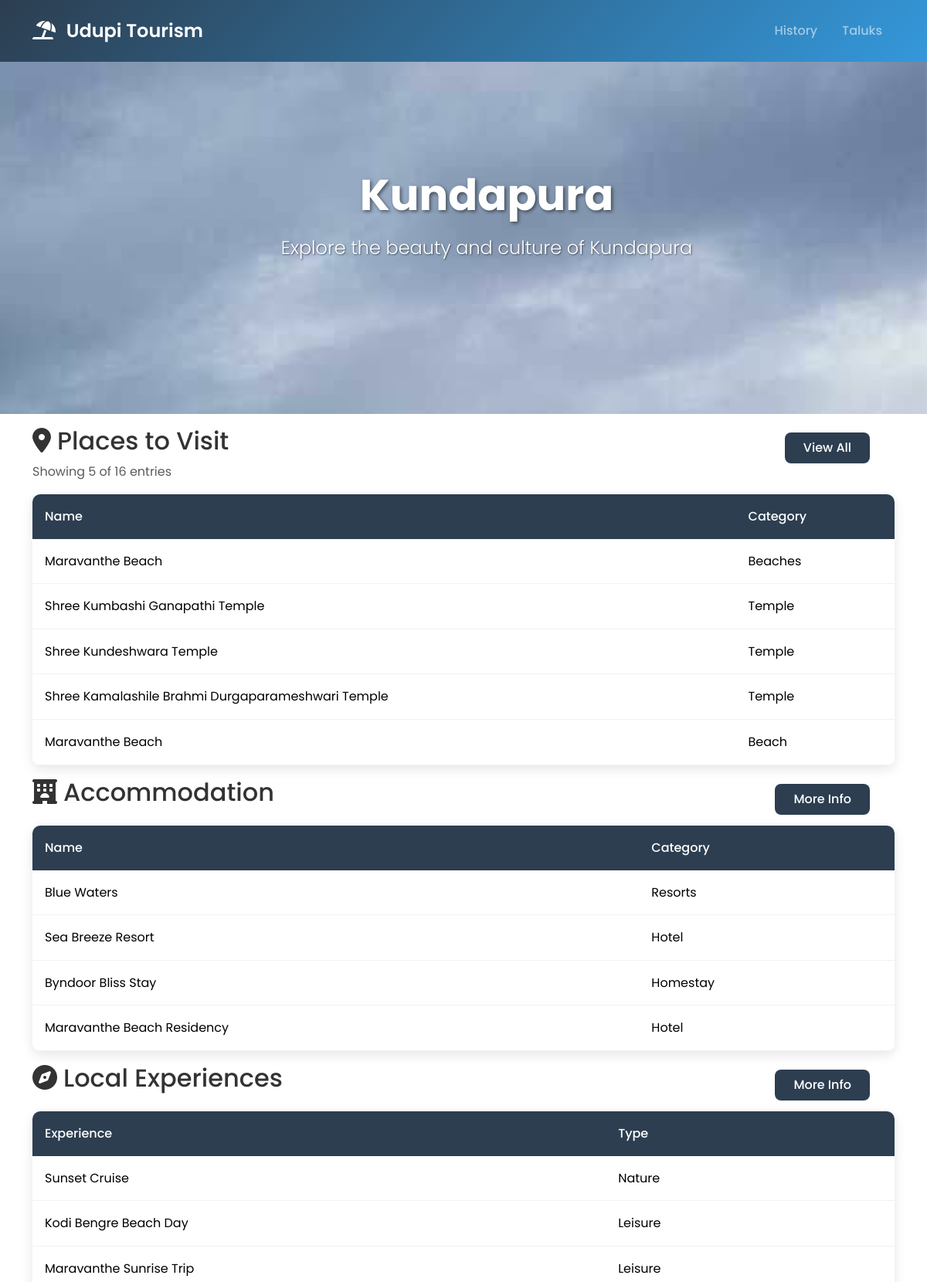
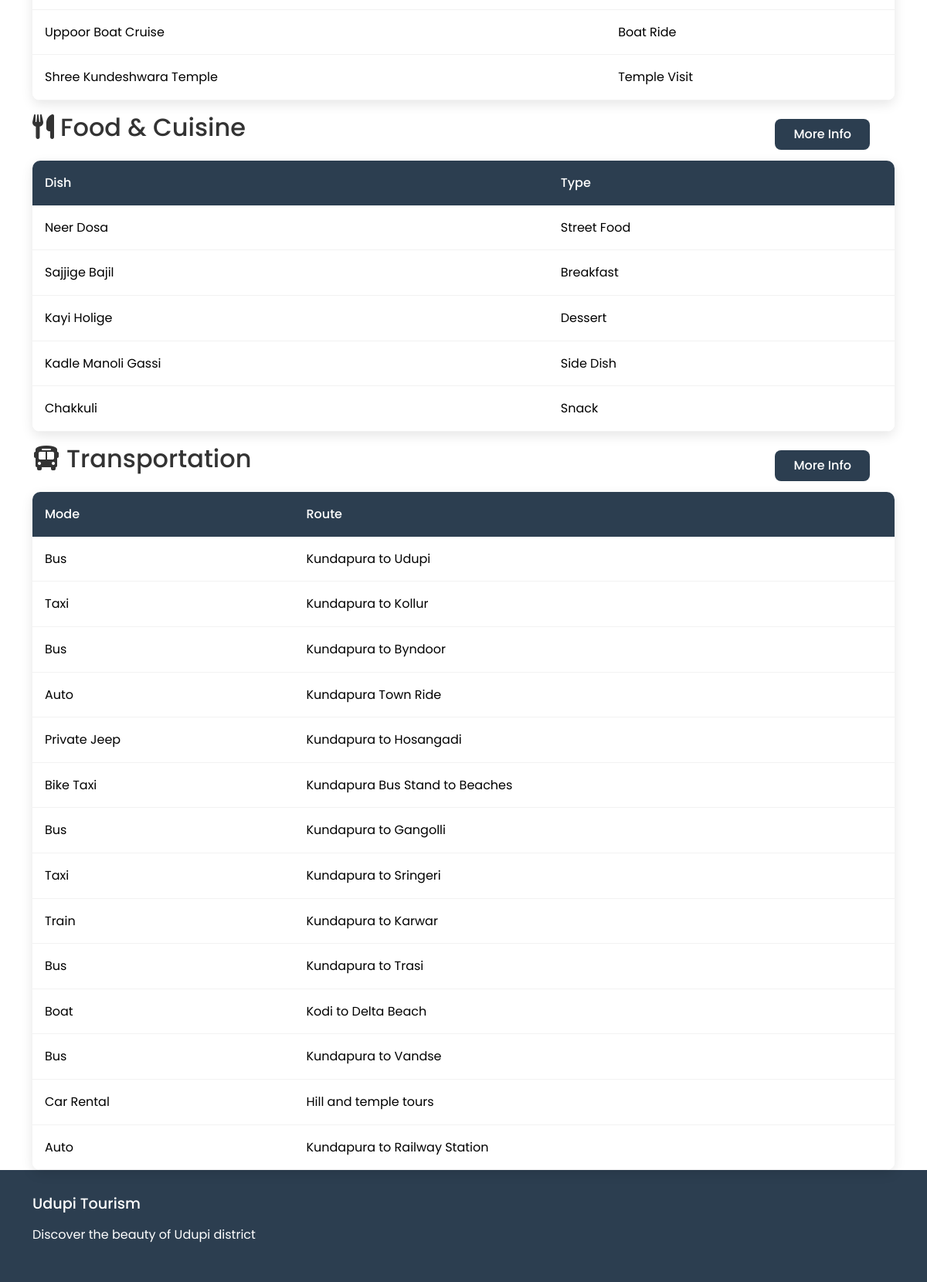
/taluk.php?name=kundapura, run on the app's committed database (2 pictures, top to bottom).
### tables this page shows
CREATE TABLE `destinations` (
  `destination_id` int NOT NULL,
  `taluk_id` int DEFAULT NULL,
  `category` varchar(50) NOT NULL,
  `name` varchar(100) NOT NULL,
  `description` text,
  `location` varchar(255) DEFAULT NULL,
  `image_url` varchar(255) DEFAULT NULL,
  `created_at` timestamp NULL DEFAULT CURRENT_TIMESTAMP
);

CREATE TABLE `accommodation` (
  `accommodation_id` int NOT NULL,
  `taluk_id` int DEFAULT NULL,
  `category` varchar(50) NOT NULL,
  `name` varchar(100) NOT NULL,
  `description` text,
  `location` varchar(255) DEFAULT NULL,
  `contact` varchar(100) DEFAULT NULL,
  `price_range` varchar(50) DEFAULT NULL,
  `image_url` varchar(255) DEFAULT NULL,
  `created_at` timestamp NULL DEFAULT CURRENT_TIMESTAMP
);

CREATE TABLE `local_experiences` (
  `experience_id` int NOT NULL,
  `taluk_id` int DEFAULT NULL,
  `category` varchar(50) NOT NULL,
  `name` varchar(100) NOT NULL,
  `description` text,
  `duration` varchar(50) DEFAULT NULL,
  `price_range` varchar(50) DEFAULT NULL,
  `image_url` varchar(255) DEFAULT NULL,
  `created_at` timestamp NULL DEFAULT CURRENT_TIMESTAMP
);

CREATE TABLE `food` (
  `food_id` int NOT NULL,
  `taluk_id` int DEFAULT NULL,
  `category` varchar(50) NOT NULL,
  `name` varchar(100) NOT NULL,
  `description` text,
  `best_places` text,
  `price_range` varchar(50) DEFAULT NULL,
  `image_url` varchar(255) DEFAULT NULL,
  `created_at` timestamp NULL DEFAULT CURRENT_TIMESTAMP
);

CREATE TABLE `transportation` (
  `transport_id` int NOT NULL,
  `taluk_id` int NOT NULL,
  `mode` varchar(100) NOT NULL,
  `route` varchar(255) NOT NULL,
  `frequency` varchar(100) DEFAULT NULL,
  `contact` varchar(100) DEFAULT NULL,
  `description` text
);

### taluk.php (the view, shortened to what this page needs)
<?php
require_once 'config.php';
$taluk_name = isset($_GET['name']) ? $_GET['name'] : '';
$display_name = ucfirst($taluk_name);
$background_image = "images/taluks/{$taluk_name}_hero.jpg";
?>
<!DOCTYPE html>
<html lang="en">
<head>
    <link href="https://cdn.jsdelivr.net/npm/bootstrap@5.3.2/dist/css/bootstrap.min.css" rel="stylesheet">
    <link rel="stylesheet" href="https://cdnjs.cloudflare.com/ajax/libs/font-awesome/6.0.0/css/all.min.css">
    <link rel="stylesheet" href="css/style.css">
</head>
<body>
    <nav class="navbar navbar-expand-lg navbar-dark fixed-top">
        <div class="container">
            <a class="navbar-brand" href="index.php">
                <i class="fas fa-umbrella-beach"></i> Udupi Tourism
            </a>
            <div class="collapse navbar-collapse" id="navbarNav">
                <ul class="navbar-nav ms-auto">
                    <li class="nav-item">
                        <a class="nav-link" href="index.php#history">History</a>
                    </li>
                    <li class="nav-item">
                        <a class="nav-link" href="index.php#taluks">Taluks</a>
                    </li>
                </ul>
            </div>
        </div>
    </nav>
    <section class="taluk-hero-section" style="background-image: url('<?php echo $background_image; ?>');">
        <div class="hero-content">
            <h1><?php echo $display_name; ?></h1>
            <p class="lead">Explore the beauty and culture of <?php echo $display_name; ?></p>
        </div>
    </section>
    <section class="taluk-info-section">
        <div class="container">
            <div class="info-card">
                <h2><i class="fas fa-map-marker-alt me-2"></i>Places to Visit</h2>
                <div class="d-flex justify-content-between mb-3">
                    <span class="text-muted">
                        <?php
                        $countStmt = $pdo->prepare("SELECT COUNT(*) FROM destinations WHERE taluk_id = (SELECT taluk_id FROM taluk WHERE LOWER(taluk_name) = LOWER(?))");
                        $countStmt->execute([$taluk_name]);
                        $totalCount = $countStmt->fetchColumn();
                        echo "Showing 5 of $totalCount entries";
                        ?>
                    </span>
                    <button type="button" class="btn btn-primary" data-bs-toggle="modal" data-bs-target="#placesModal">
                        View All
                    </button>
                </div>
                <div class="table-container">
                    <table class="table table-hover">
                        <thead>
                            <tr>
                                <th>Name</th>
                                <th>Category</th>
                            </tr>
                        </thead>
                        <tbody>
                            <?php
                            $stmt = $pdo->prepare("SELECT * FROM destinations WHERE taluk_id = (SELECT taluk_id FROM taluk WHERE LOWER(taluk_name) = LOWER(?)) LIMIT 5");
                            $stmt->execute([$taluk_name]);
                            while($row = $stmt->fetch()) {
                                echo "<tr>";
                                echo "<td>" . htmlspecialchars($row['name']) . "</td>";
                                echo "<td>" . htmlspecialchars($row['category']) . "</td>";
                                echo "</tr>";
                            }
                            ?>
                        </tbody>
                    </table>
                </div>
            </div>
            <div class="info-card">
                <h2><i class="fas fa-hotel me-2"></i>Accommodation</h2>
                <div class="d-flex justify-content-end mb-3">
                    <button type="button" class="btn btn-primary" data-bs-toggle="modal" data-bs-target="#accommodationModal">
                        More Info
                    </button>
                </div>
                <div class="table-container">
                    <table class="table table-hover">
                        <thead>
                            <tr>
                                <th>Name</th>
                                <th>Category</th>
                            </tr>
                        </thead>
                        <tbody>
                            <?php
                            $stmt = $pdo->prepare("SELECT * FROM accommodation WHERE taluk_id = (SELECT taluk_id FROM taluk WHERE LOWER(taluk_name) = LOWER(?)) LIMIT 5");
                            $stmt->execute([$taluk_name]);
                            while($row = $stmt->fetch()) {
                                echo "<tr>";
                                echo "<td>" . htmlspecialchars($row['name']) . "</td>";
                                echo "<td>" . htmlspecialchars($row['category']) . "</td>";
                                echo "</tr>";
                            }
                            ?>
                        </tbody>
                    </table>
                </div>
            </div>
            <div class="info-card">
                <h2><i class="fas fa-compass me-2"></i>Local Experiences</h2>
                <div class="d-flex justify-content-end mb-3">
                    <button type="button" class="btn btn-primary" data-bs-toggle="modal" data-bs-target="#experiencesModal">
                        More Info
                    </button>
                </div>
                <div class="table-container">
                    <table class="table table-hover">
                        <thead>
                            <tr>
                                <th>Experience</th>
                                <th>Type</th>
                            </tr>
                        </thead>
                        <tbody>
                            <?php
                            $stmt = $pdo->prepare("SELECT * FROM local_experiences WHERE taluk_id = (SELECT taluk_id FROM taluk WHERE LOWER(taluk_name) = LOWER(?)) LIMIT 5");
                            $stmt->execute([$taluk_name]);
                            while($row = $stmt->fetch()) {
                                echo "<tr>";
                                echo "<td>" . htmlspecialchars($row['name']) . "</td>";
                                echo "<td>" . htmlspecialchars($row['category']) . "</td>";
                                echo "</tr>";
                            }
                            ?>
                        </tbody>
                    </table>
                </div>
            </div>
            <div class="info-card">
                <h2><i class="fas fa-utensils me-2"></i>Food & Cuisine</h2>
                <div class="d-flex justify-content-end mb-3">
                    <button type="button" class="btn btn-primary" data-bs-toggle="modal" data-bs-target="#foodModal">
                        More Info
                    </button>
                </div>
                <div class="table-container">
                    <table class="table table-hover">
                        <thead>
                            <tr>
                                <th>Dish</th>
                                <th>Type</th>
                            </tr>
                        </thead>
                        <tbody>
                            <?php
                            $stmt = $pdo->prepare("SELECT * FROM food WHERE taluk_id = (SELECT taluk_id FROM taluk WHERE LOWER(taluk_name) = LOWER(?)) LIMIT 5");
                            $stmt->execute([$taluk_name]);
                            while($row = $stmt->fetch()) {
                                echo "<tr>";
                                echo "<td>" . htmlspecialchars($row['name']) . "</td>";
                                echo "<td>" . htmlspecialchars($row['category']) . "</td>";
                                echo "</tr>";
                            }
                            ?>
                        </tbody>
                    </table>
                </div>
            </div>
            <div class="info-card">
                <h2><i class="fas fa-bus me-2"></i>Transportation</h2>
                <div class="d-flex justify-content-end mb-3">
                    <button type="button" class="btn btn-primary" data-bs-toggle="modal" data-bs-target="#transportModal">
                        More Info
                    </button>
                </div>
                <div class="table-container">
                    <table class="table table-hover">
                        <thead>
                            <tr>
                                <th>Mode</th>
                                <th>Route</th>
                            </tr>
                        </thead>
                        <tbody>
                            <?php
                            $stmt = $pdo->prepare("SELECT * FROM transportation WHERE taluk_id = (SELECT taluk_id FROM taluk WHERE LOWER(taluk_name) = LOWER(?))");
                            $stmt->execute([$taluk_name]);
                            while($row = $stmt->fetch()) {
                                echo "<tr>";
                                echo "<td>" . htmlspecialchars($row['mode']) . "</td>";
                                echo "<td>" . htmlspecialchars($row['route']) . "</td>";
                                echo "</tr>";
                            }
                            ?>
                        </tbody>
                    </table>
                </div>
            </div>
        </div>
    </section>
    <footer>
        <div class="container">
            <div class="row">
                <div class="col-md-6">
                    <h5>Udupi Tourism</h5>
                    <p>Discover the beauty of Udupi district</p>
                </div>
            </div>
        </div>
    </footer>
</body>
</html>

### css/style.css (style rules this page uses)
:root { --primary-color: #2c3e50; --secondary-color: #3498db; --accent-color: #e74c3c; --text-color: #333; --light-bg: #f8f9fa; --dark-bg: #2c3e50; --gradient-primary: linear-gradient(135deg, #2c3e50 0%, #3498db 100%); --gradient-secondary: linear-gradient(135deg, #3498db 0%, #2c3e50 100%); }
* { margin: 0; padding: 0; box-sizing: border-box; }
body { font-family: 'Poppins', sans-serif; line-height: 1.6; color: var(--text-color); overflow-x: hidden; }
.navbar { background: var(--gradient-primary); padding: 1rem 0; transition: all 0.3s ease; }
.navbar-brand { font-size: 1.5rem; font-weight: 600; }
.navbar-brand i { margin-right: 0.5rem; }
.nav-link { font-weight: 500; padding: 0.5rem 1rem !important; transition: all 0.3s ease; }
.hero-content { position: relative; z-index: 1; max-width: 600px; padding: 2rem; margin-left: 5%; animation: fadeInLeft 1s ease; }
.hero-content h1 { font-size: 3.5rem; font-weight: 700; margin-bottom: 1rem; text-shadow: 2px 2px 4px rgba(0, 0, 0, 0.5); }
.hero-content .lead { font-size: 1.5rem; margin-bottom: 2rem; text-shadow: 1px 1px 2px rgba(0, 0, 0, 0.5); }
footer { background: var(--dark-bg); color: white; padding: 2rem 0; }
footer h5 { font-size: 1.2rem; margin-bottom: 1rem; }
.taluk-hero-section { height: 60vh; position: relative; display: flex; align-items: center; justify-content: center; text-align: center; color: white; background: linear-gradient(rgba(0, 0, 0, 0.5), rgba(0, 0, 0, 0.5)), var(--gradient-primary); margin-top: 56px; background-size: cover; background-position: center; background-attachment: fixed; }
.taluk-hero-section .hero-content { position: relative; z-index: 1; max-width: 800px; padding: 0 1rem; animation: fadeInUp 1s ease; }
.taluk-hero-section h1 { font-size: 3.5rem; font-weight: 700; margin-bottom: 1rem; text-shadow: 2px 2px 4px rgba(0, 0, 0, 0.5); }
.taluk-hero-section .lead { font-size: 1.5rem; text-shadow: 1px 1px 2px rgba(0, 0, 0, 0.5); }
.info-card { position: relative; padding-top: 1rem; }
.info-card .btn-primary { position: absolute; top: 1.5rem; right: 2rem; padding: 0.5rem 1.5rem; font-weight: 500; transition: all 0.3s ease; }
.table-container { margin-top: 1rem; border-radius: 10px; overflow: hidden; box-shadow: 0 5px 15px rgba(0, 0, 0, 0.1); }
.table { margin-bottom: 0; background: white; }
.table th { background: var(--primary-color); color: white; font-weight: 500; padding: 1rem; border: none; }
.table td { padding: 1rem; vertical-align: middle; border-color: rgba(0, 0, 0, 0.05); }
.table tbody tr { transition: background-color 0.3s ease; }
.btn-primary { padding: 0.75rem 1.5rem; font-weight: 500; border-radius: 8px; background-color: var(--primary-color); border: none; transition: all 0.3s ease; }

### data on the page
destinations: name "Maravanthe Beach", category "Beaches"
destinations: name "Shree Kumbashi Ganapathi Temple", category "Temple"
destinations: name "Shree Kundeshwara Temple", category "Temple"
destinations: name "Shree Kamalashile Brahmi Durgaparameshwari Temple", category "Temple"
destinations: name "Maravanthe Beach", category "Beach"
accommodation: name "Blue Waters", category "Resorts"
accommodation: name "Sea Breeze Resort", category "Hotel"
accommodation: name "Byndoor Bliss Stay", category "Homestay"
accommodation: name "Maravanthe Beach Residency", category "Hotel"
local_experiences: name "Sunset Cruise", category "Nature"
local_experiences: name "Kodi Bengre Beach Day", category "Leisure"
local_experiences: name "Maravanthe Sunrise Trip", category "Leisure"
local_experiences: name "Uppoor Boat Cruise", category "Boat Ride"
local_experiences: name "Shree Kundeshwara Temple", category "Temple Visit"
food: name "Neer Dosa", category "Street Food"
food: name "Sajjige Bajil", category "Breakfast"
food: name "Kayi Holige", category "Dessert"
food: name "Kadle Manoli Gassi", category "Side Dish"
food: name "Chakkuli", category "Snack"
transportation: mode "Bus", route "Kundapura to Udupi"
transportation: mode "Taxi", route "Kundapura to Kollur"
transportation: mode "Bus", route "Kundapura to Byndoor"
transportation: mode "Auto", route "Kundapura Town Ride"
transportation: mode "Private Jeep", route "Kundapura to Hosangadi"
transportation: mode "Bike Taxi", route "Kundapura Bus Stand to Beaches"
transportation: mode "Bus", route "Kundapura to Gangolli"
transportation: mode "Taxi", route "Kundapura to Sringeri"
transportation: mode "Train", route "Kundapura to Karwar"
transportation: mode "Bus", route "Kundapura to Trasi"
transportation: mode "Boat", route "Kodi to Delta Beach"
transportation: mode "Bus", route "Kundapura to Vandse"
transportation: mode "Car Rental", route "Hill and temple tours"
transportation: mode "Auto", route "Kundapura to Railway Station"

### other printed values
$display_name "Kundapura"
$totalCount "16"
